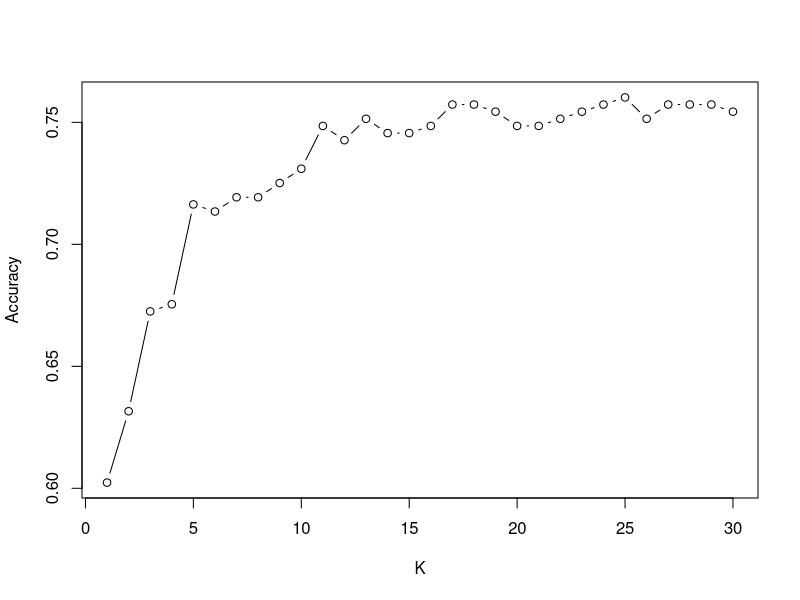
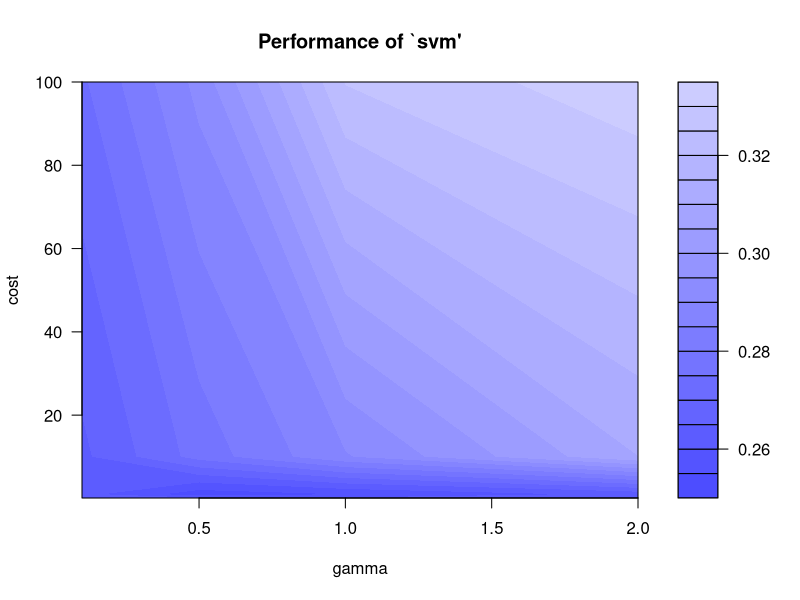

Here is the R script that generated these plots, in order:
# ng zi en chloe ps2 assignment 2
install.packages("survival")
install.packages("e1071")
library(e1071)
library(survival)
library(class)
library(dplyr)

#1 familiarise and prepare data
#inspecting summary statistics and structure of dataset
str(rotterdam)
dim(rotterdam)
head(rotterdam)
summary(rotterdam)

#new dataframe containing only relevant predictors and recur
rotter = rotterdam %>% filter(death==0) %>%
  select(age,size,grade,nodes,pgr,er,recur)

#converting into factor var
rotter$recur = factor(rotter$recur)
head(rotter)

#2 split into training and testing sets
set.seed(100)
training.idx = sample(1:nrow(rotter), size = nrow(rotter)*0.8)
train.data = rotter[training.idx,]
test.data = rotter[-training.idx,]

#3.1 logistic regression
mlogit = glm(recur~.,data=train.data,family="binomial")
summary(mlogit)
# grade and nodes are significant predictors at level=0.05
# for every one-unit increase in tumor grade, 
# the odds of relapse increase by 1.61 times
# for every additional affected lymph node, 
# the odds of relapse increase by 1.09 times

#logistic predicted probabilities
pred.logp = predict(mlogit, newdata=test.data,type="response")
y_pred_num = ifelse(pred.logp > 0.5,1,0)
y_pred = factor(y_pred_num,levels=c(0,1))
#accuracy of classification
mean(y_pred==test.data$recur)
# 0.745614 = 74.56% correctly classified
#confusion matrix
table(y_pred,actual=test.data$recur)
#      actual
# y_pred   0   1
#     0 252  81
#     1   6   3
# based on the LR results, the two significant predictors
# of breast cancer relapse are grades and nodes
# misclassification rates:
# false positive rate: 2.33%
# false negative rate: 96.43%



#3.2 kNN classification
#convert to numeric
rotter2 = rotter %>% mutate(age=as.numeric(age),pgr=as.numeric(pgr),
                            er=as.numeric(er),nodes=as.numeric(nodes),
                            grade=as.numeric(grade),size=as.numeric(size))
#normalisation
nor = function(x){
  (x-min(x))/(max(x)-min(x))
}
rotter2[,1:6] = sapply(rotter2[,1:6],nor)
str(rotter2)
train.data1 = rotter2[training.idx,]
test.data1 = rotter2[-training.idx,]
str(test.data1)

ac = rep(0,30)
for(i in 1:30){
  set.seed(101)
  knn.i=knn(train.data1[,1:6],test.data1[,1:6],cl=train.data1$recur,k=i)
  ac[i]=mean(knn.i == test.data1$recur)
  cat("k=", i, "accuracy=",ac[i],"\n")
}
#accuracy plot
plot(ac, type="b", xlab="K",ylab="Accuracy")
#k=25 with highest accuracy=0.7602339 i.e 76.02% correctly classified
set.seed(101)
mknn<-knn(train.data1[,1:6], test.data1[,1:6], cl=train.data1$recur, k=25)
mean(mknn ==test.data1$recur) 
#confusion matrix
table(pred_knn=mknn,actual=test.data1$recur)
#        actual
#pred_knn   0   1
#       0 257  81
#       1   1   3'
# misclassification rates:
# false positive rate: 0.388% smaller than LR
# false negative rate: 96.43% same as LR



#3.3 svm
m.svm<-svm(recur~., data = train.data1, kernel = "linear")
summary(m.svm)
# predict
pred.svm <- predict(m.svm, newdata=test.data1[,1:6])

# Check accuracy:
table(predict=pred.svm, actual=test.data1$recur)
mean(pred.svm ==test.data1$recur)
# 0.754386 = 75.44% correctly classified
#       actual
#predict   0   1
#      0 258  84
#      1   0   0'
# misclassification rates:
# false positive rate: 0% smaller than LR and kNN
# false negative rate: 100% bigger than LR and kNN

#Try radial kernel and tune its parameters 
set.seed(123) #tune requires random splitting for cross validation so set a seed
m.svm.tune1<-tune.svm(recur~., data=train.data1, kernel="radial", 
                      cost=10^(-1:2), gamma=c(.1,.5,1,2))
summary(m.svm.tune1)
#classification performance
plot(m.svm.tune1)
best.svm <- m.svm.tune1$best.model
pred.svm.tune <- predict(best.svm, newdata=test.data1[,1:6])
table(pred.svm.tune, test.data1$recur)
mean(pred.svm.tune ==test.data1$recur)
# 0.745614 i.e 74.56% correctly classified, same as LR, not as good as linear model
#pred.svm.tune   0   1
#            0 254  83
#            1   4   1'


#4 comparison of performance between LR, kNN (best choice) and SVM (best choice)
# in terms of accuracy, the 3 methods perform similarly well.

# LR achieved an accuracy of 74.56%. It has a false negative rate of 96.43% and 
# a false positive rate of 2.33%

# kNN classification with k=25 performs slightly better (more accurate) at 
# 76.02% accuracy than LR and SVM. It has a false negative rate of 96.43%,
# which is the same as that of LR, and a false positive rate of 0.388%

# SVM linear model achieved an accuracy of 75.44%. It has a false negative rate 
# of 100% as it failed to classify any positive cases and a false positive rate
# of 0%

# misclassification rates include the false positive rate and false negative rate.
# In the breast cancer test, a small false negative rate is more desirable than 
# a small false positive rate because failing to identify an actual cancer 
# patient (false negative)  is worse than a false alarm (positive). 
# Therefore, in terms of false negative rate, logistic regression and kNN 
# perform equally well. 


